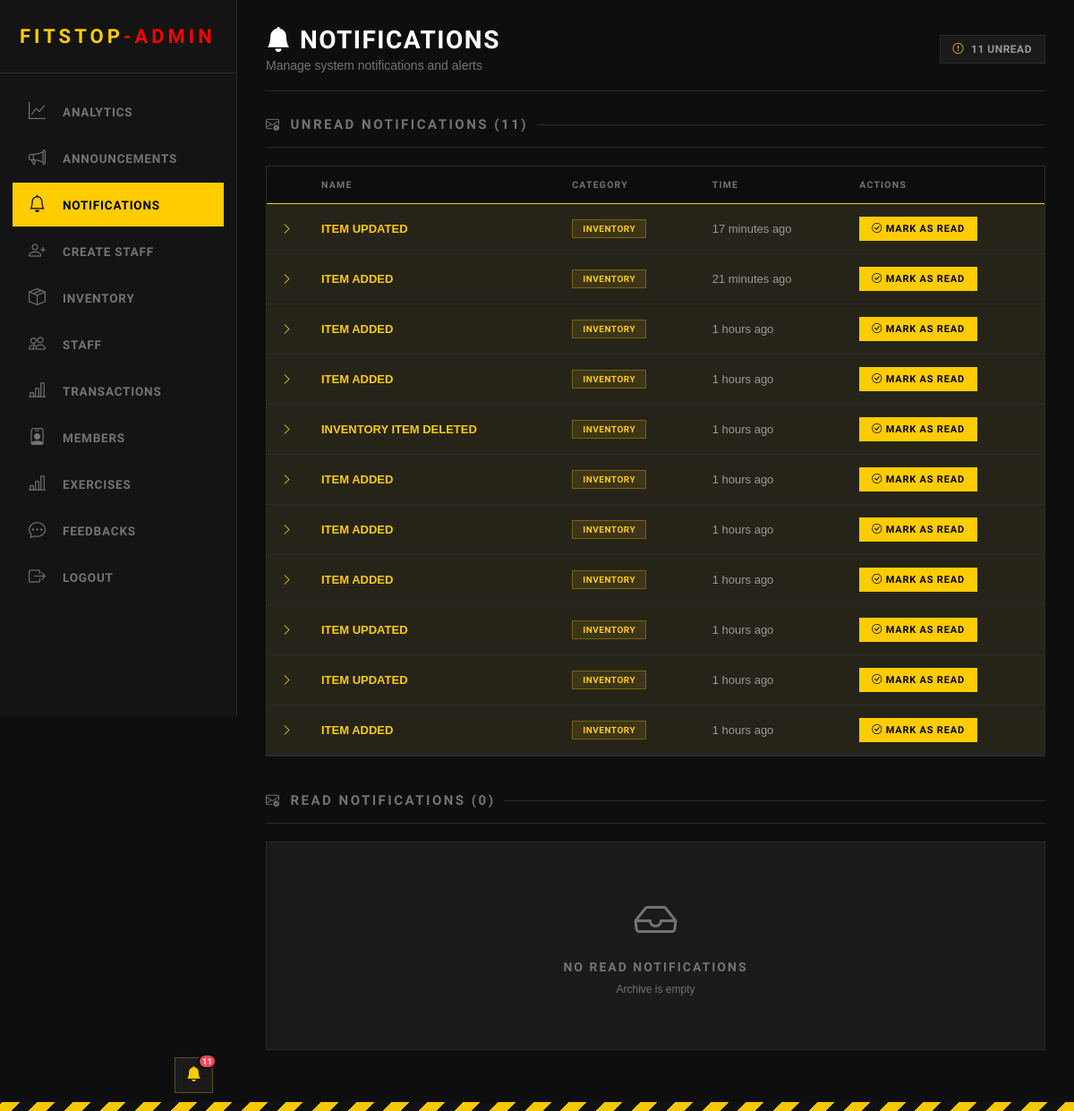
The page /admin/notification.php (signed in) on the database as committed earlier.
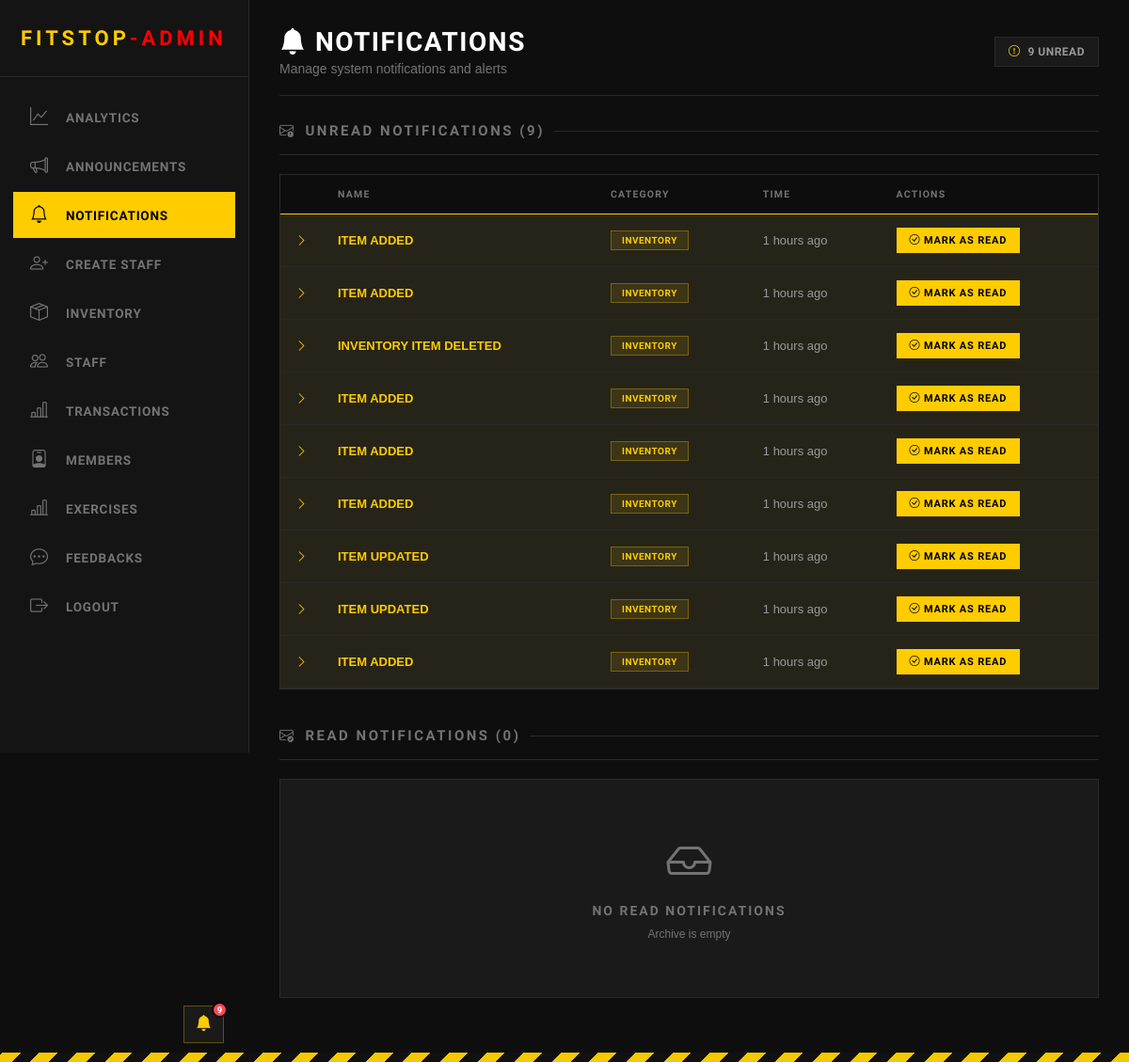
The same page on the database as committed later.
### tables this page shows
CREATE TABLE notification_history (   notif_id INTEGER PRIMARY KEY AUTOINCREMENT,   name VARCHAR(255) NOT NULL,   description TEXT,   datetime TIMESTAMP DEFAULT CURRENT_TIMESTAMP,   remarks TEXT,   is_read BOOLEAN DEFAULT 0,   category VARCHAR(100) );

### admin/notification.php (the view, shortened to what this page needs)
<?php
include("../Login/connection.php");
$stmt_unread = $pdo->query("SELECT * FROM notification_history WHERE is_read = 0 ORDER BY datetime DESC");
$unread_notifications = $stmt_unread->fetchAll();
$stmt_read = $pdo->query("SELECT * FROM notification_history WHERE is_read = 1 ORDER BY datetime DESC");
$read_notifications = $stmt_read->fetchAll();
function timeAgo($datetime) {
    $time = strtotime($datetime);
    $diff = time() - $time;
    if ($diff < 3600) return floor($diff / 60) . ' minutes ago';
    if ($diff < 86400) return floor($diff / 3600) . ' hours ago';
    return date('M d, Y g:i A', $time);
}
?>
<!DOCTYPE html>
<html>
<head>
    <link rel="stylesheet" href="styles.css">
    <link rel="stylesheet" href="https://cdn.jsdelivr.net/npm/bootstrap-icons@1.11.0/font/bootstrap-icons.css">
</head>
<body>
    <?php include('includes/header_admin.php') ?>
    <div class="main-content">
        <div class="topbar">
            <div class="topbar-left">
                <h1><i class="bi bi-bell-fill"></i> Notifications</h1>
                <p>Manage system notifications and alerts</p>
            </div>
            <div class="topbar-right">
                <div class="topbar-badge">
                    <i class="bi bi-exclamation-circle"></i>
                    <span><?php echo count($unread_notifications); ?> Unread</span>
                </div>
            </div>
        </div>
        <section>
            <h2><i class="bi bi-envelope-exclamation"></i> Unread Notifications (<?php echo count($unread_notifications); ?>)</h2>
            <?php if (count($unread_notifications) > 0): ?>
                <div class="inventory-table">
                    <table>
                        <thead>
                            <tr>
                                <th style="width: 40px;"></th>
                                <th>Name</th>
                                <th>Category</th>
                                <th>Time</th>
                                <th>Actions</th>
                            </tr>
                        </thead>
                        <tbody>
                            <?php foreach ($unread_notifications as $notif): ?>
                                <tr class="notification-row" onclick="toggleRow(<?php echo $notif['notif_id']; ?>)" style="background: rgba(255, 204, 0, 0.05);">
                                    <td>
                                        <i class="bi bi-chevron-right" id="icon-<?php echo $notif['notif_id']; ?>" style="color: var(--hazard); transition: transform 0.2s;"></i>
                                    </td>
                                    <td>
                                        <strong style="color: var(--hazard);"><?php echo htmlspecialchars($notif['name']); ?></strong>
                                    </td>
                                    <td>
                                        <span class="category-badge"><?php echo htmlspecialchars($notif['category'] ?? 'General'); ?></span>
                                    </td>
                                    <td><?php echo timeAgo($notif['datetime']); ?></td>
                                    <td>
                                        <form method="POST" style="display: inline;" onclick="event.stopPropagation();">
                                            <button type="submit" name="toggle_read" class="btn-primary" style="padding: 7px 14px; font-size: 11px;">
                                                <i class="bi bi-check-circle"></i> Mark as Read
                                            </button>
                                        </form>
                                    </td>
                                </tr>
                            <?php endforeach; ?>
                        </tbody>
                    </table>
                </div>
            <?php endif; ?>
        </section>
        <section>
            <h2><i class="bi bi-envelope-check"></i> Read Notifications (<?php echo count($read_notifications); ?>)</h2>
            <?php if (count($read_notifications) > 0): ?>
                <div class="inventory-table">
                    <table>
                        <thead>
                            <tr>
                                <th style="width: 40px;"></th>
                                <th>Name</th>
                                <th>Category</th>
                                <th>Time</th>
                                <th>Actions</th>
                            </tr>
                        </thead>
                        <tbody>
                            <?php foreach ($read_notifications as $notif): ?>
                                <tr class="notification-row" onclick="toggleRow(<?php echo $notif['notif_id']; ?>)" style="opacity: 0.7;">
                                    <td>
                                        <i class="bi bi-chevron-right" id="icon-<?php echo $notif['notif_id']; ?>" style="color: var(--text-muted); transition: transform 0.2s;"></i>
                                    </td>
                                    <td>
                                        <strong><?php echo htmlspecialchars($notif['name']); ?></strong>
                                    </td>
                                    <td>
                                        <span class="category-badge" style="opacity: 0.6;"><?php echo htmlspecialchars($notif['category'] ?? 'General'); ?></span>
                                    </td>
                                    <td><?php echo timeAgo($notif['datetime']); ?></td>
                                    <td>
                                        <form method="POST" style="display: inline;" onclick="event.stopPropagation();">
                                            <input type="hidden" name="notif_id" value="<?php echo $notif['notif_id']; ?>">
                                            <input type="hidden" name="current_status" value="<?php echo $notif['is_read']; ?>">
                                            <button type="submit" name="toggle_read" class="btn-secondary" style="padding: 7px 14px; font-size: 11px;">
                                                <i class="bi bi-arrow-counterclockwise"></i> Mark Unread
                                            </button>
                                        </form>
                                    </td>
                                </tr>
                                <tr class="notification-details" id="details-<?php echo $notif['notif_id']; ?>">
                                    <td colspan="5" style="padding: 20px;">
                                        <div style="background: var(--bg-card); padding: 16px; border: 1px solid var(--border); border-radius: 2px;">
                                            <h4 style="font-family: 'Chakra Petch', sans-serif; font-size: 14px; color: var(--text-muted); margin-bottom: 10px; text-transform: uppercase;">
                                                <i class="bi bi-info-circle"></i> Description
                                            </h4>
                                            <p style="color: var(--text-sub); font-size: 13px; line-height: 1.6; margin-bottom: 12px;">
                                                <?php echo nl2br(htmlspecialchars($notif['description'])); ?>
                                            </p>
                                            <?php if (!empty($notif['remarks'])): ?>
                                                <div style="border-top: 1px solid var(--border); padding-top: 12px; margin-top: 12px;">
                                                    <strong style="font-size: 11px; color: var(--text-muted); text-transform: uppercase; letter-spacing: 0.8px;">Remarks:</strong>
                                                    <p style="color: var(--text-sub); font-size: 12px; margin-top: 5px;">
                                                        <?php echo nl2br(htmlspecialchars($notif['remarks'])); ?>
                                                    </p>
                                                </div>
                                            <?php endif; ?>
                                        </div>
                                    </td>
                                </tr>
                            <?php endforeach; ?>
                        </tbody>
                    </table>
                </div>
            <?php else: ?>
                <div class="registration-card" style="text-align: center; padding: 60px 20px;">
                    <i class="bi bi-inbox" style="font-size: 48px; color: var(--text-muted); margin-bottom: 16px; display: block;"></i>
                    <h3 style="font-family: 'Chakra Petch', sans-serif; color: var(--text-muted); text-transform: uppercase; letter-spacing: 2px; font-size: 14px; margin-bottom: 10px;">No Read Notifications</h3>
                    <p style="color: var(--text-muted); font-size: 12px;">Archive is empty</p>
                </div>
            <?php endif; ?>
        </section>
    </div>
</body>
</html>

### admin/includes/header_admin.php (shortened to what this page needs)
<?php
$current_page = basename($_SERVER['PHP_SELF']);
?>
<head>
    <link rel="stylesheet" href="../staff/staff.css">
    <link href="../styles.css" rel="stylesheet">
    <link rel="stylesheet" href="https://cdnjs.cloudflare.com/ajax/libs/font-awesome/6.4.0/css/all.min.css">
    <link rel="stylesheet" href="https://cdn.jsdelivr.net/npm/bootstrap-icons@1.11.0/font/bootstrap-icons.css">
</head>
<div style="position: fixed; bottom: 20px; left: calc(var(--sidebar-w) - 70px); z-index: 1001;">
    <div class="notif-wrapper">
        <button class="notif-bell-btn" id="notifBellBtn">
            <i class="bi bi-bell-fill"></i>
            <?php
            include('../login/connection.php');
            $unread_stmt = $pdo->query("SELECT COUNT(*) as count FROM notification_history WHERE is_read = 0");
            $unread_count = $unread_stmt->fetch()['count'];
            if ($unread_count > 0):
            ?>
                <span class="notif-badge"><?php echo $unread_count; ?></span>
            <?php endif; ?>
        </button>
    </div>
</div>
<div class="sidebar">
    <div class="sidebar-header">
        <span class="logo-text">FITSTOP<span style="color: red !important">-ADMIN</span></span>
    </div>
    <ul class="menu">
        <li class="<?php echo ($current_page == 'Admin_Landing_Page.php') ? 'active' : ''; ?>"
            onclick="window.location.href='Admin_Landing_Page.php'">
            <i class="bi bi-graph-up"></i>
            <span>Analytics</span>
        </li>
        <li class="<?php echo ($current_page == 'create_announcement.php') ? 'active' : ''; ?>"
            onclick="window.location.href='create_announcement.php'">
            <i class="bi bi-megaphone"></i>
            <span>Announcements</span>
        </li>
        <li class="<?php echo ($current_page == 'notification.php') ? 'active' : ''; ?>"
            onclick="window.location.href='notification.php'">
            <i class="bi bi-bell"></i>
            <span>Notifications</span>
        </li>
        <li class="<?php echo ($current_page == 'create_staff.php') ? 'active' : ''; ?>"
            onclick="window.location.href='create_staff.php'">
            <i class="bi bi-person-plus"></i>
            <span>Create Staff</span>
        </li>
        <li class="<?php echo ($current_page == 'view_inventory.php') ? 'active' : ''; ?>"
            onclick="window.location.href='view_inventory.php'">
            <i class="bi bi-box-seam"></i>
            <span>Inventory</span>
        </li>
        <li class="<?php echo ($current_page == 'view_staff.php') ? 'active' : ''; ?>"
            onclick="window.location.href='view_staff.php'">
            <i class="bi bi-people"></i>
            <span>Staff</span>
        </li>
        <li class="<?php echo ($current_page == 'transaction.php') ? 'active' : ''; ?>"
            onclick="window.location.href='transaction.php'">
            <i class="bi bi-bar-chart-line"></i>
            <span>Transactions</span>
        </li>
        <li class="<?php echo ($current_page == 'view_members.php') ? 'active' : ''; ?>"
            onclick="window.location.href='view_members.php'">
            <i class="bi bi-person-badge"></i>
            <span>Members</span>
        </li>
        <li class="<?php echo ($current_page == 'exercises.php') ? 'active' : ''; ?>"
            onclick="window.location.href='exercises.php'">
            <i class="bi bi-bar-chart-line"></i>
            <span>Exercises</span>
        </li>
        <li class="<?php echo ($current_page == 'view_feedback.php') ? 'active' : ''; ?>"
            onclick="window.location.href='view_feedback.php'">
            <i class="bi bi-chat-dots"></i>
            <span>Feedbacks</span>
        </li>
        <li onclick="document.getElementById('logoutForm').submit()" style="cursor: pointer;">
            <i class="bi bi-box-arrow-right"></i>
            <span>Logout</span>
        </li>
    </ul>
</div>

### admin/styles.css (style rules this page uses)
body { font-family: 'Chakra Petch'; background-color: #000000; background: url(...) no-repeat center center; }

### styles.css (style rules this page uses)
:root { --bg-void: #0a0a0a; --bg-surface: #141414; --bg-card: #1a1a1a; --hazard-yellow: #ffcc00; --text-primary: #ffffff; --text-muted: #a0a0a0; --border-industrial: 1px solid #333; }
body { background-color: var(--bg-void); color: var(--text-primary); font-family: "Inter", sans-serif; overflow-x: hidden; }
h1, h2, h3, h4, h5, .brand-font { font-family: "Chakra Petch", sans-serif; text-transform: uppercase; letter-spacing: 1px; }
:root { --yellow: #f5c800; --yellow-dim: #c9a400; --dark: #0e0e0e; --dark2: #161616; --dark3: #1e1e1e; --border: #2a2a2a; --text: #d0d0d0; --text-muted: #737373; }
* { box-sizing: border-box; }
body { background-color: var(--dark); font-family: "Barlow", sans-serif; color: var(--text); min-height: 100vh; }
body::after { content: ""; display: block; height: 10px; background: repeating-linear-gradient( -45deg, var(--yellow) 0px, var(--yellow) 14px, #111 14px, #111 28px ); position: fixed; bottom: 0; left: 0; right: 0; z-index: 999; }

### admin/notification.php (style rules this page uses)
.notification-row { cursor: pointer; transition: all 0.2s; }
.category-badge { padding: 4px 11px; font-size: 10px; font-weight: 700; text-transform: uppercase; display: inline-flex; align-items: center; gap: 5px; font-family: 'Chakra Petch', sans-serif; letter-spacing: 0.5px; background: rgba(255, 204, 0, 0.1); color: var(--hazard); border: 1px solid rgba(255, 204, 0, 0.3); }

Rows that differ between the two databases and show on the page:
removed notification_history: name "ITEM UPDATED", category "INVENTORY", datetime "17 minutes ago"
removed notification_history: name "ITEM ADDED", category "INVENTORY", datetime "21 minutes ago"
Other text that changed with them:
$unread_count: "11" → "9"
count($unread_notifications): "11" → "9"
